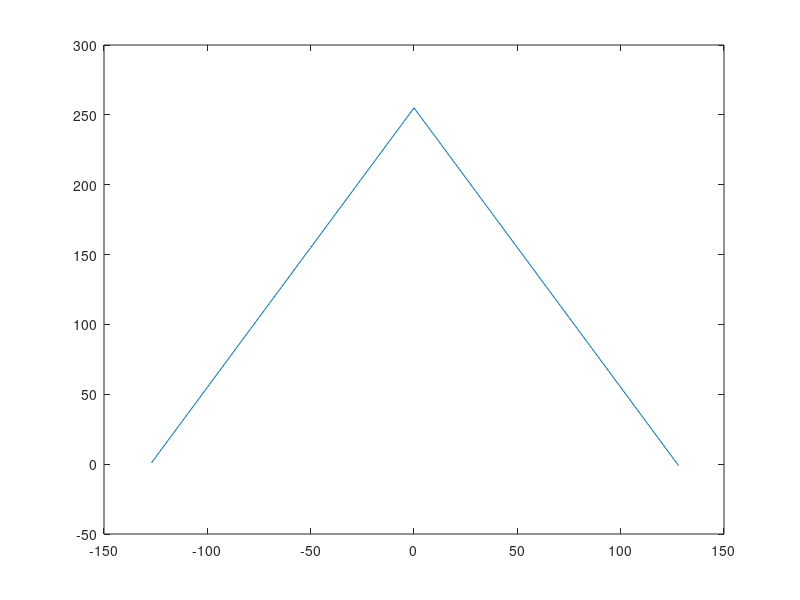

Write the MATLAB code that produced this figure.
clear
clc
%Generating a triangular wave
n = -127:128 ;
yn=256*tripuls(n,256)-1;
%Draw a triangle wave waveform and verify the waveform
plot(n,yn);
%Create a new .coe file named Triangle_Wave_Rom.coe
fid = fopen('./Triangle_Wave_Rom.coe','wt');
%Enter the .coe file start file header into the file:
%memory_initialization_radix = 10
%memory_initialization_vector =
fprintf(fid,'memory_initialization_radix = 10;\nmemory_initialization_vector = ');

 
%Output 256 waveform sample points to a .coe file
for i = 1 : 256

    %Wrap processing, no need
    if mod(i-1,8) == 0 

        fprintf(fid,'\n');

    end
    %Considering the 8-bit ADC, the value cannot exceed 255, and cannot be lower than zero.
    if yn(i)<0
        fprintf(fid,'%4d,',0);
    else
        fprintf(fid,'%4d,',yn(i));
    end
end
